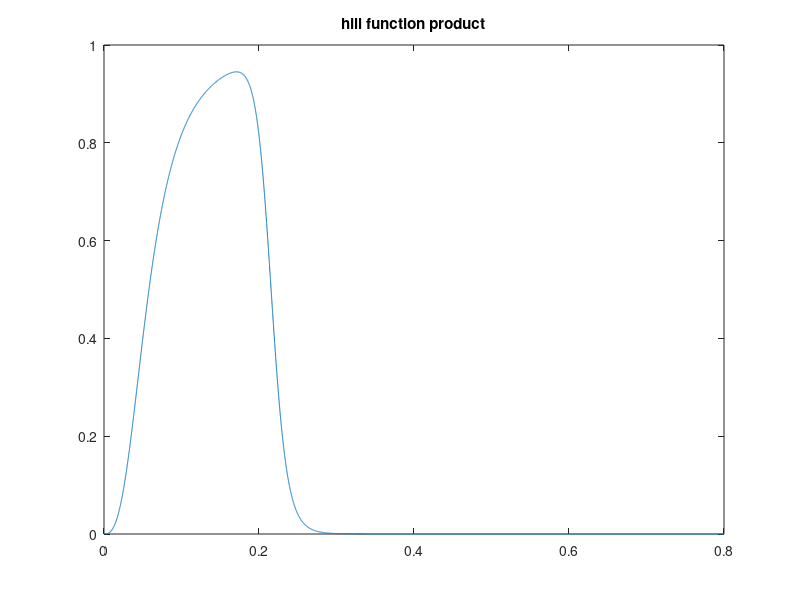
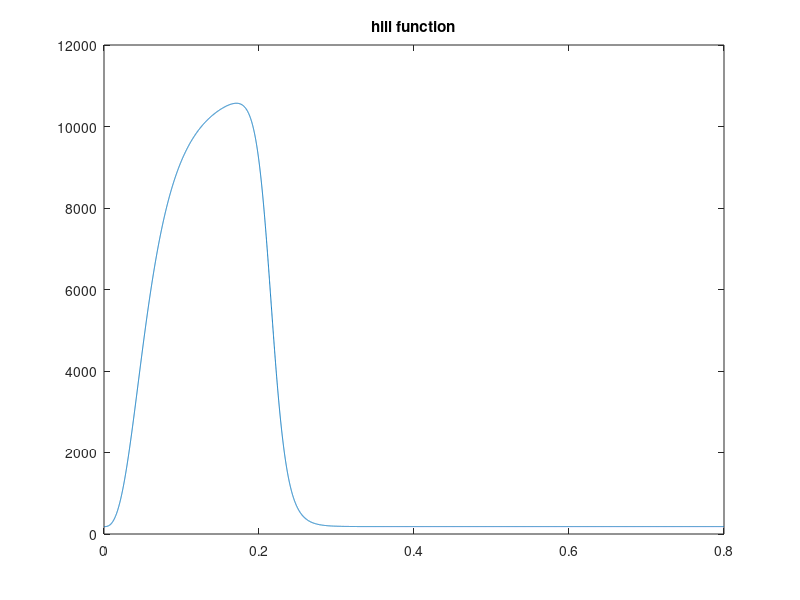

Here is the MATLAB script that generated these plots, in order: (Note: this script raises an error after producing the figures.)


MMHG_TO_CGS = 1333.22368;

cycle_length = 0.8; 


% parameters from KERCKHOFFS AMBE 2006 
% lv 
% note that min compliance is actually the larger value under confusing naming convention 
C_min_ml_over_kPa = 11.0; 
C_max_ml_over_kPa = 0.946; 

% E_min_kPa = 1/C_min_ml_over_kPa; 
% E_max_kPa = 1/C_max_ml_over_kPa; 

ML_OVER_KPA_TO_ML_OVER_DYNEPERCM2 = 1e-4; 

C_min_scaling = 5; 
C_max_scaling = 1; 

C_min_ml_over_dynespercm2 = C_min_scaling * C_min_ml_over_kPa * ML_OVER_KPA_TO_ML_OVER_DYNEPERCM2; 
C_max_ml_over_dynespercm2 = C_max_scaling * C_max_ml_over_kPa * ML_OVER_KPA_TO_ML_OVER_DYNEPERCM2; 

Emax = 1/C_max_ml_over_dynespercm2; 
Emin = 1/C_min_ml_over_dynespercm2; 

Emin_mmHg_over_ml = Emin / MMHG_TO_CGS; 
Emax_mmHg_over_ml = Emax / MMHG_TO_CGS; 


% estimate R ao 
delta_p_av_mmHg = 7; 
q_av_est = 450; % ml/s
delta_p_av_dynescm2 = delta_p_av_mmHg * MMHG_TO_CGS; 

r_av = delta_p_av_dynescm2 / q_av_est; 

cos_power = 1; 




Vrd = 26.1; % ml 
Vrs = 18.0; % ml
t_active = 0.6; % s 
t_twitch = 0.2; % s 

% 
inductance = 0.000351787; 



% hill function parameters 
% brown AMBE 2023 
tau_1 = 0.0725 * cycle_length; 
tau_2 = 0.6 * 0.4503 * cycle_length; 
m1 = 2.7463; 
m2 = 21.5683; 

g1 = @(t) (t./tau_1).^m1; 
g2 = @(t) (t./tau_2).^m2; 

two_hill_product = @(t) (g1(t) ./ (1 + g1(t))) .* (1 ./ (1 + g2(t))); 

% broken 
% two_hill_product_maximum_opt = -fminbnd(@(t) -two_hill_product(t), 0, cycle_length); 

% hack opt 
times_hill = linspace(0,cycle_length,1e5); 
two_hill_product_maximum = max(two_hill_product(times_hill)); 


k_coeff_two_hill = (Emax - Emin) / two_hill_product_maximum; 

two_hill_function = @(t) k_coeff_two_hill * two_hill_product(t) + Emin; 

% two_hill_function = @(t) two_hill_product(t); 

figure; 
times_hill = linspace(0,cycle_length,1e4); 
plot(times_hill, two_hill_product(times_hill)); 
title('hill function product')

figure; 
times_hill = linspace(0,cycle_length,1e4); 
plot(times_hill, two_hill_function(times_hill)); 
title('hill function')

Q_goal_L_per_min = 5.6; 
Q_goal_ml_per_s = Q_goal_L_per_min * 1e3 / 60; 
Q_goal_ml_per_cycle = Q_goal_ml_per_s * cycle_length; 

% quadrature spacing 
debug = true; 
if debug 
    dt = 5e-5; 
else 
    dt = 5e-6; 
end 


points_one_cycle_Q_mi = [
0.174135,0.57
0.177188,-15.863
0.180242,-35.697
0.181768,-56.669
0.184821,-73.102
0.187874,-88.4
0.193981,-108.793
0.197034,-87.808
0.200087,-73.627
0.201613,-32.237
0.206193,0.658
0.20772,15.969
0.209246,35.249
0.215352,8.053
0.221459,-10.072
0.229091,6.957
0.24283,-4.911
0.250463,-0.355
0.271835,0.271
0.317631,0.396
0.352742,-0.074
0.392432,13.641
0.410751,42.605
0.426016,94.804
0.430596,131.1
0.439755,169.109
0.453494,204.863
0.485552,171.503
0.519136,131.343
0.551194,94.58
0.583251,66.889
0.619889,49.414
0.673318,34.254
0.735907,27.055
0.786283,23.225
0.812234,30.099
0.819867,45.994
0.8275,71.527
0.833606,101.024
0.835132,128.808
0.845818,155.483
0.850398,173.637
0.86261,150.993
0.86719,120.959
0.868717,94.884
0.879402,63.732
0.883982,31.43
0.890088,-0.868]; 

% start at zero 
times_Q_mi_adjusted = points_one_cycle_Q_mi(:,1) - points_one_cycle_Q_mi(1,1); 

% normalize times to desired cardiac cycle duration 
times_Q_mi_adjusted = times_Q_mi_adjusted * cycle_length / times_Q_mi_adjusted(end); 

t_start_temp = times_Q_mi_adjusted(end); 
t_final_temp = times_Q_mi_adjusted(end); 

Q_mi_adjusted = points_one_cycle_Q_mi(:,2);  

% permute 
% start_idx = find(times_Q_mi_adjusted > .4, 1); 
% 
% first_portion_times_no_adjust = times_Q_mi_adjusted(start_idx:end)
% second_portion_times_no_adjust = times_Q_mi_adjusted(1:start_idx-1)
% 
% first_portion_times = times_Q_mi_adjusted(start_idx:end) % - times_Q_mi_adjusted(start_idx) 
% second_portion_times = times_Q_mi_adjusted(1:start_idx-1) % - times_Q_mi_adjusted(start_idx) 
% 
% % first_portion_times = times_Q_mi_adjusted(start_idx:end) - times_Q_mi_adjusted(start_idx) 
% % second_portion_times = times_Q_mi_adjusted(1:start_idx-1) - times_Q_mi_adjusted(start_idx) + cycle_length 
% times_Q_mi_adjusted = [first_portion_times; second_portion_times]

% Q_mi_adjusted = [Q_mi_adjusted(start_idx:end); Q_mi_adjusted(1:start_idx-1)]


points_one_cycle_Q_mi_adjusted = [times_Q_mi_adjusted, Q_mi_adjusted]; 


% plot(times_Q_mi_adjusted, points_one_cycle_Q_mi(:,2)); 

base_name = 'fourier_coeffs';
suffix = '_Q_mi'

file_name = strcat(base_name, suffix, '.txt'); 

bump_radius = .025; 
n_fourier_coeffs = 600; 
plots = false; 

[a_0_Q_mi a_n_Q_mi b_n_Q_mi Series_Q_mi ] = series_and_smooth(points_one_cycle_Q_mi_adjusted, dt, bump_radius, n_fourier_coeffs, plots); 

t = 0:dt:cycle_length; 
vals_Q_mi_series = Series_Q_mi(t); 

% fig = figure; 
% plot(t, vals_Q_mi_series, 'k'); 
% hold on
% title('Q mi')
% xlabel('t')
% ylabel('Q (ml/s)')
% set(fig, 'Position', [100, 100, 1000, 500])
% set(fig,'PaperPositionMode','auto')

% trap integral 
Q_mi_total = sum(vals_Q_mi_series(1:(end-1)) * dt); 

% scale mitral to goal 

Series_Q_mi_scaled = @(t) (Q_goal_ml_per_cycle / Q_mi_total) * Series_Q_mi(t); 


load('bc_data_aortic_20978583_384_63b7a5b.mat', 'times', 'q_aorta', 'p_aorta'); 
times_ao = times; 

min_idx_times_ao = find(times >= cycle_length, 1); 
max_idx_times_ao = find(times > (2*cycle_length), 1) - 1; 

times_cycle_2   = times_ao(min_idx_times_ao:max_idx_times_ao); 
q_aorta_cycle_2 = q_aorta(min_idx_times_ao:max_idx_times_ao); 

dt_Q_ao_series = times_cycle_2(2) - times_cycle_2(1); 
[~, ~, ~, Series_Q_Ao] = fourier_series_uniform(times_cycle_2, q_aorta_cycle_2, cycle_length, n_fourier_coeffs, dt_Q_ao_series); 

vals_Q_Ao_series = Series_Q_Ao(t); 

Q_Ao_total = sum(vals_Q_Ao_series(1:(end-1)) * dt); 

% plot(t, vals_Q_Ao_series, 'k'); 

% scale Ao too for conservation 
Series_Q_Ao_scaled = @(t) (Q_goal_ml_per_cycle / Q_Ao_total) * Series_Q_Ao(t); 


p_aorta_cycle_2 = p_aorta(min_idx_times_ao:max_idx_times_ao); 

[~, ~, ~, Series_P_Ao_mmHg] = fourier_series_uniform(times_cycle_2, p_aorta_cycle_2, cycle_length, n_fourier_coeffs, dt_Q_ao_series); 

Series_P_Ao_dynescm2 = @(t) MMHG_TO_CGS * Series_P_Ao_mmHg(t); 

dt = 1e-3; 

t_offset_Q_mi = -0.25; 

n_cycles = 3; 
max_t = n_cycles * cycle_length; 

times = 0:dt:max_t; 

n_times = length(times); 

P_lv_in  = zeros(n_times, 1); 
P_lv_out = zeros(n_times, 1); 
V_lv     = zeros(n_times, 1); 
act      = zeros(n_times, 1); 
Vrest    = zeros(n_times, 1); 
Elas     = zeros(n_times, 1); 

% start at diastolic rest volume 
V_lv(1) = Vrd; 

% both pressures can start at zero 

% forcing terms 
Q_mi = Series_Q_mi_scaled(times - t_offset_Q_mi); 

prescribe_Q_ao = false; 
if prescribe_Q_ao
    Q_ao = Series_Q_Ao_scaled(times); 
else 
    Q_ao = zeros(n_times, 1); 
    P_ao_distal = Series_P_Ao_dynescm2(times); 
end 

for n = 1:(n_times-1)

    t = dt*n; 

    if ~prescribe_Q_ao
        if P_lv_out(n) > P_ao_distal(n)
            Q_ao(n) = (1/r_av) * (P_lv_out(n) - P_ao_distal(n)); 
        else 
            Q_ao(n) = 0; 
        end 
    end 
    
    % eqn 3 for ventricular volume 
    V_lv(n+1) = V_lv(n) + dt * (Q_mi(n) - Q_ao(n)); 

    % calculate current elastance Elas 
    t_in_cycle = mod(t, cycle_length);

    t_contract = 0;
    if (t_in_cycle >= t_active)
        t_contract = t_in_cycle - t_active;
    end

    act(n+1) = 0;
    if (t_contract <= t_twitch)
        act(n+1) = (-0.5 * cos(2 * pi * t_contract / t_twitch) + 0.5)^cos_power;
    end 

    Vrest(n+1) = (1.0 - act(n+1)) * (Vrd - Vrs) + Vrs;
    Elas(n+1) = (Emax - Emin) * act(n+1) + Emin;

    % eqn 2 
    % check the time lags here 
    P_lv_in(n+1) = Elas(n+1) * (V_lv(n+1) - Vrest(n+1)); 

    if n > 1
        P_lv_out(n+1) = P_lv_in(n+1) - inductance * (Q_ao(n) - Q_ao(n-1))/dt; 
    else 
        P_lv_out(n+1) = P_lv_in(n+1); 
    end 
end 






P_lv_out_mmHg = P_lv_out / MMHG_TO_CGS;
P_lv_in_mmHg  = P_lv_in  / MMHG_TO_CGS; 

fig = figure; 
subplot(5,1,1)
hold on 
plot(times, Q_mi)
plot(times, Q_ao)
ylabel('ml')
legend('Q mi', 'Q ao')


subplot(5,1,2)
hold on 
plot(times, V_lv)
plot(times, Vrest)
ylabel('ml')
legend('V lv', 'Vrest')

subplot(5,1,3); 
hold on 
plot(times, P_lv_in_mmHg)
plot(times, P_lv_out_mmHg)
if ~prescribe_Q_ao
    P_ao_distal_mmHg = P_ao_distal / MMHG_TO_CGS; 
    plot(times, P_ao_distal_mmHg); 
end 

ylabel('P mmHg')
legend('P lv in mmHg', 'P lv out mmHg')

subplot(5,1,4); 
hold on 
plot(times, act)
legend('activation')

subplot(5,1,5); 
hold on 
plot(times, Elas)
legend('Elas')




figure; 
hold on 
plot(V_lv, P_lv_in_mmHg)
xlabel('V ml')
ylabel('P LV mmHg')







